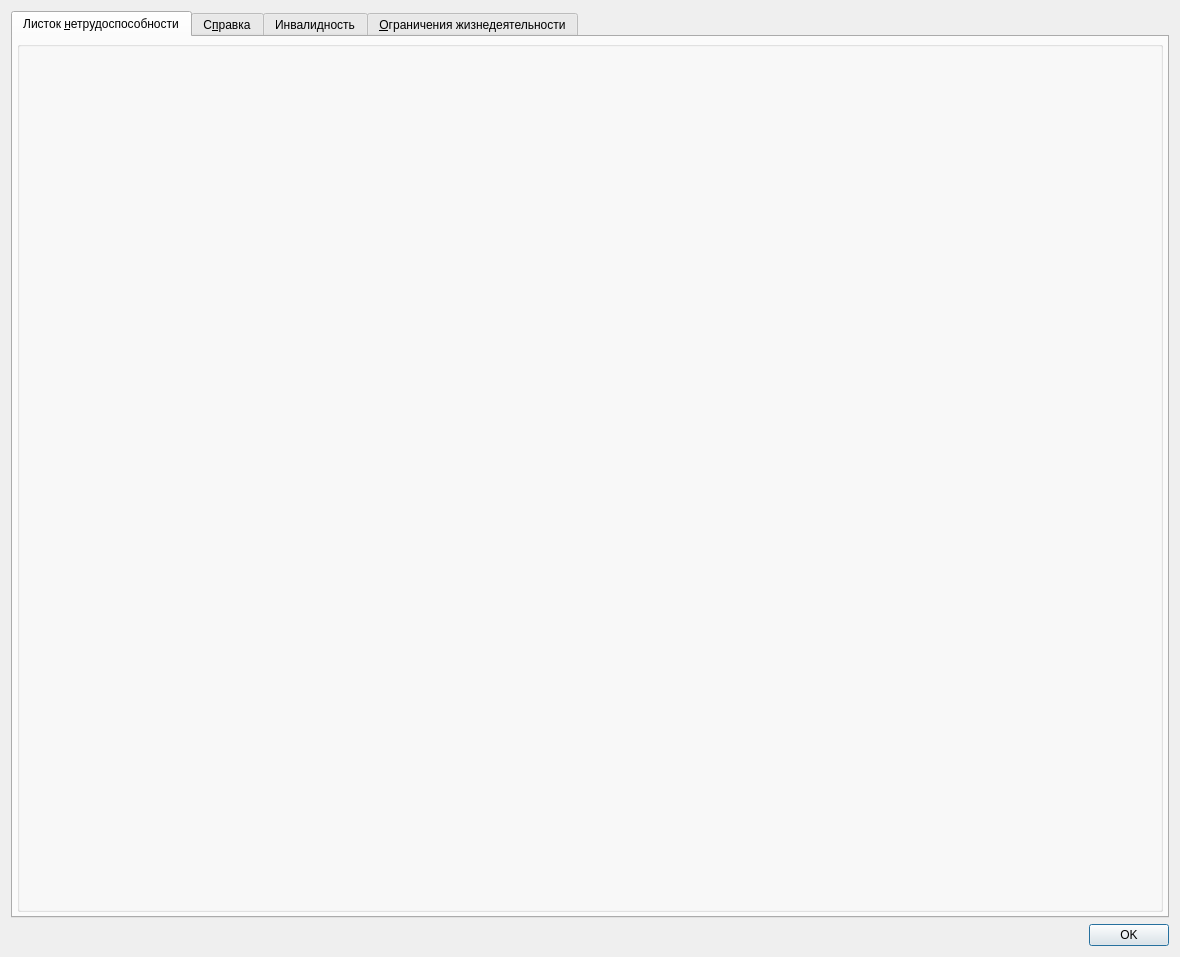
<?xml version="1.0" encoding="UTF-8"?>
<ui version="4.0">
 <class>TempInvalidList</class>
 <widget class="QDialog" name="TempInvalidList">
  <property name="geometry">
   <rect>
    <x>0</x>
    <y>0</y>
    <width>1180</width>
    <height>957</height>
   </rect>
  </property>
  <property name="windowTitle">
   <string>Dialog</string>
  </property>
  <layout class="QVBoxLayout" name="verticalLayout">
   <item>
    <widget class="QTabWidget" name="tabTempInvalidAndAegrotat">
     <property name="currentIndex">
      <number>0</number>
     </property>
     <widget class="QWidget" name="tabTempInvalid">
      <attribute name="title">
       <string>Листок &amp;нетрудоспособности</string>
      </attribute>
      <layout class="QVBoxLayout" name="verticalLayout_5">
       <property name="spacing">
        <number>4</number>
       </property>
       <property name="margin">
        <number>4</number>
       </property>
       <item>
        <widget class="CTempInvalid" name="grpTempInvalid">
         <property name="sizePolicy">
          <sizepolicy hsizetype="Preferred" vsizetype="Expanding">
           <horstretch>0</horstretch>
           <verstretch>0</verstretch>
          </sizepolicy>
         </property>
         <property name="checked">
          <bool>false</bool>
         </property>
        </widget>
       </item>
      </layout>
     </widget>
     <widget class="QWidget" name="tabAegrotat">
      <attribute name="title">
       <string>С&amp;правка</string>
      </attribute>
      <layout class="QVBoxLayout" name="verticalLayout_4">
       <property name="spacing">
        <number>4</number>
       </property>
       <property name="margin">
        <number>4</number>
       </property>
       <item>
        <widget class="CTempInvalid" name="grpAegrotat">
         <property name="sizePolicy">
          <sizepolicy hsizetype="Preferred" vsizetype="Expanding">
           <horstretch>0</horstretch>
           <verstretch>0</verstretch>
          </sizepolicy>
         </property>
         <property name="checked">
          <bool>false</bool>
         </property>
        </widget>
       </item>
      </layout>
     </widget>
     <widget class="QWidget" name="tabDisability">
      <attribute name="title">
       <string>Инвалидность</string>
      </attribute>
      <layout class="QVBoxLayout" name="verticalLayout_2">
       <property name="spacing">
        <number>4</number>
       </property>
       <property name="margin">
        <number>4</number>
       </property>
       <item>
        <widget class="CTempInvalid" name="grpDisability">
         <property name="sizePolicy">
          <sizepolicy hsizetype="Preferred" vsizetype="Expanding">
           <horstretch>0</horstretch>
           <verstretch>0</verstretch>
          </sizepolicy>
         </property>
         <property name="checked">
          <bool>false</bool>
         </property>
        </widget>
       </item>
      </layout>
     </widget>
     <widget class="QWidget" name="tabVitalRestriction">
      <attribute name="title">
       <string>&amp;Ограничения жизнедеятельности</string>
      </attribute>
      <layout class="QVBoxLayout" name="verticalLayout_6">
       <property name="spacing">
        <number>4</number>
       </property>
       <property name="margin">
        <number>4</number>
       </property>
       <item>
        <widget class="CTempInvalid" name="grpVitalRestriction">
         <property name="sizePolicy">
          <sizepolicy hsizetype="Preferred" vsizetype="Expanding">
           <horstretch>0</horstretch>
           <verstretch>0</verstretch>
          </sizepolicy>
         </property>
         <property name="checked">
          <bool>false</bool>
         </property>
        </widget>
       </item>
      </layout>
     </widget>
    </widget>
   </item>
   <item>
    <widget class="QDialogButtonBox" name="buttonBox">
     <property name="orientation">
      <enum>Qt::Horizontal</enum>
     </property>
     <property name="standardButtons">
      <set>QDialogButtonBox::Ok</set>
     </property>
    </widget>
   </item>
  </layout>
 </widget>
 <customwidgets>
  <customwidget>
   <class>CTempInvalid</class>
   <extends>QGroupBox</extends>
   <header>Events/TempInvalid.h</header>
   <container>1</container>
  </customwidget>
 </customwidgets>
 <resources/>
 <connections>
  <connection>
   <sender>buttonBox</sender>
   <signal>accepted()</signal>
   <receiver>TempInvalidList</receiver>
   <slot>accept()</slot>
   <hints>
    <hint type="sourcelabel">
     <x>248</x>
     <y>254</y>
    </hint>
    <hint type="destinationlabel">
     <x>157</x>
     <y>274</y>
    </hint>
   </hints>
  </connection>
  <connection>
   <sender>buttonBox</sender>
   <signal>rejected()</signal>
   <receiver>TempInvalidList</receiver>
   <slot>reject()</slot>
   <hints>
    <hint type="sourcelabel">
     <x>316</x>
     <y>260</y>
    </hint>
    <hint type="destinationlabel">
     <x>286</x>
     <y>274</y>
    </hint>
   </hints>
  </connection>
 </connections>
</ui>
